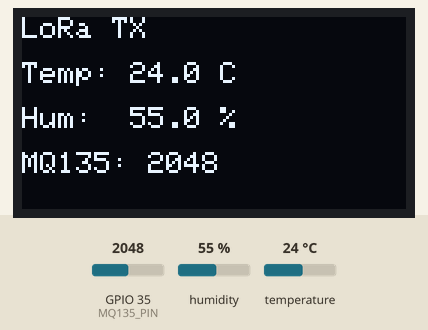
This sketch was run on a simulated ESP32. Shown: 128×64 one-colour display. The test bench sets the inputs (shaded band); at power-on: humidity 55 %, GPIO 35 (MQ135_PIN) = 2048, temperature 24 °C. No radio packets arrive unless stated; what the sketch prints to the serial monitor is not drawn.

Above: at 2.5 s.
2.6 s: humidity set to 22 %
At 7.0 s:
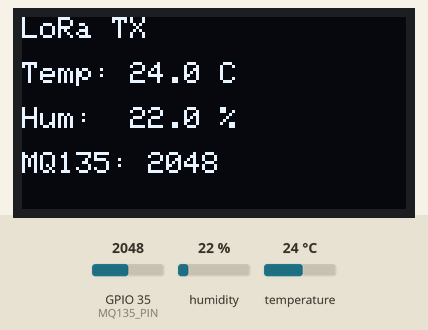
8.7 s: GPIO 35 (MQ135_PIN) set to 2866
At 12.4 s:
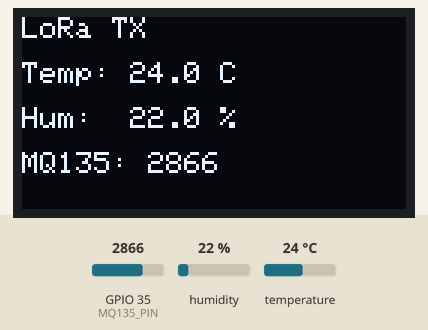
14.8 s: temperature set to 12 °C
At 17.8 s:
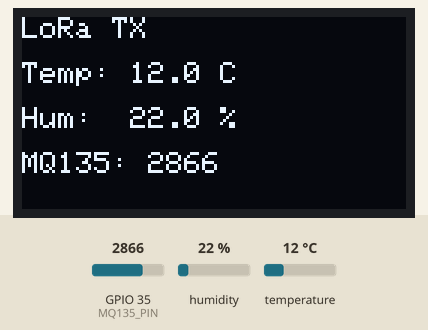
20.9 s: GPIO 35 (MQ135_PIN) set to 3603
At 23.3 s:
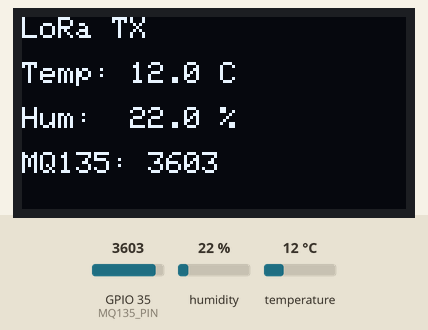
27.0 s: humidity set to 40 %
At 32.9 s:
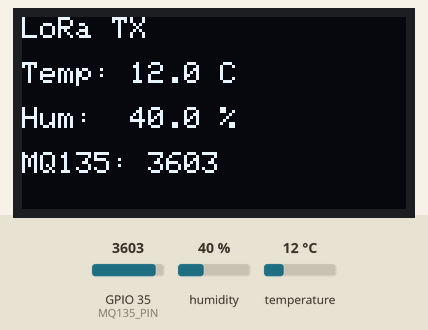
33.5 s: GPIO 35 (MQ135_PIN) set to 4095
At 38.3 s:
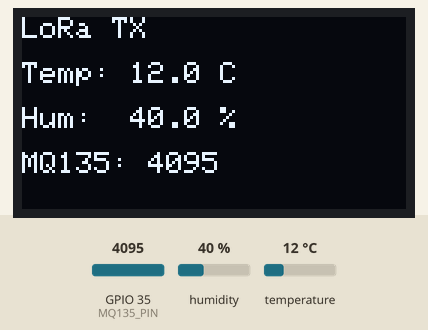
Timing chart, 0 to 39.8 s (numbered marks = the images above; inputs shaded):
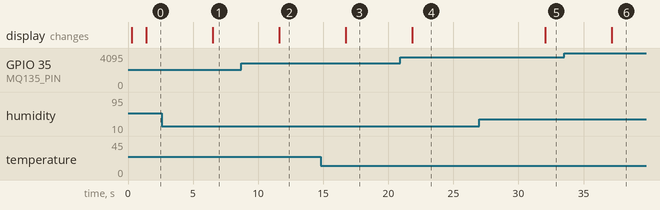

The sketch:

CFL10_Simplex_LoRa_DHT_Pollution_Tx.ino
```cpp
#include <SPI.h>
#include <LoRa.h>
#include <Wire.h>
#include <Adafruit_GFX.h>
#include <Adafruit_SSD1306.h>
#include "DHT.h"

// --- LoRa SX1278 Pin Definitions ---
#define LORA_SS    5
#define LORA_RST   14
#define LORA_DIO0  2

// --- OLED Definitions ---
#define SCREEN_WIDTH 128
#define SCREEN_HEIGHT 64
#define OLED_RESET    -1
Adafruit_SSD1306 display(SCREEN_WIDTH, SCREEN_HEIGHT, &Wire, OLED_RESET);

// --- DHT Sensor ---
#define DHTPIN 32       // DHT sensor connected to GPIO 32
#define DHTTYPE DHT11   // Change to DHT22 if using that sensor
DHT dht(DHTPIN, DHTTYPE);

// --- MQ-135 Sensor ---
#define MQ135_PIN 35    // MQ-135 analog output connected to GPIO 35

void setup() {
  Serial.begin(9600);
  pinMode(MQ135_PIN, INPUT);

  // --- Initialize OLED ---
  if (!display.begin(SSD1306_SWITCHCAPVCC, 0x3C)) {
    Serial.println(F("SSD1306 failed"));
    while (true);
  }
  display.clearDisplay();
  display.setTextSize(1);
  display.setTextColor(SSD1306_WHITE);
  display.setCursor(0, 0);
  display.println("LoRa TX Starting...");
  display.display();

  // --- Reset and Init LoRa ---
  pinMode(LORA_RST, OUTPUT);
  digitalWrite(LORA_RST, LOW);
  delay(100);
  digitalWrite(LORA_RST, HIGH);
  delay(100);

  LoRa.setPins(LORA_SS, LORA_RST, LORA_DIO0);
  if (!LoRa.begin(433E6)) {
    Serial.println("LoRa init failed!");
    display.setCursor(0, 20);
    display.println("LoRa Failed!");
    display.display();
    while (true);
  }

  // --- Initialize DHT ---
  dht.begin();

  Serial.println("LoRa TX Ready");
  display.setCursor(0, 20);
  display.println("LoRa Ready");
  display.display();
  delay(1000);
}

void loop() {
  // --- Read Sensors ---
  float temperature = dht.readTemperature();
  float humidity = dht.readHumidity();
  int mq135Value = analogRead(MQ135_PIN);

  // --- Check for DHT errors ---
  if (isnan(temperature) || isnan(humidity)) {
    Serial.println("DHT reading failed!");
    display.clearDisplay();
    display.setCursor(0, 0);
    display.println("DHT Error!");
    display.display();
    delay(2000);
    return;
  }

  // --- Create message for LoRa transmission ---
  String message = "Temp:" + String(temperature, 1) + "C  Hum:" + String(humidity, 1) +
                   "%  MQ135:" + String(mq135Value);

  // --- Send over LoRa ---
  LoRa.beginPacket();
  LoRa.print(message);
  LoRa.endPacket();

  // --- Serial Output ---
  Serial.print("Sent -> ");
  Serial.println(message);

  // --- Display on OLED ---
  display.clearDisplay();
  display.setTextSize(1);
  display.setCursor(0, 0);
  display.println("LoRa TX");
  display.setCursor(0, 15);
  display.print("Temp: ");
  display.print(temperature, 1);
  display.println(" C");
  display.setCursor(0, 30);
  display.print("Hum:  ");
  display.print(humidity, 1);
  display.println(" %");
  display.setCursor(0, 45);
  display.print("MQ135: ");
  display.println(mq135Value);
  display.display();

  delay(5000);  // Transmit every 5 seconds
}
```

Measured:
- after the input at 2.6 s, the display: changes after 3.9 s (image 1)
- after the input at 8.7 s, the display: changes after 2.9 s (image 2)
- after the input at 14.8 s, the display: changes after 1.9 s (image 3)
- after the input at 20.9 s, the display: changes after 0.95 s (image 4)
- after the input at 27.0 s, the display: changes after 5.1 s (image 5)
- after the input at 33.5 s, the display: changes after 3.7 s (image 6)
